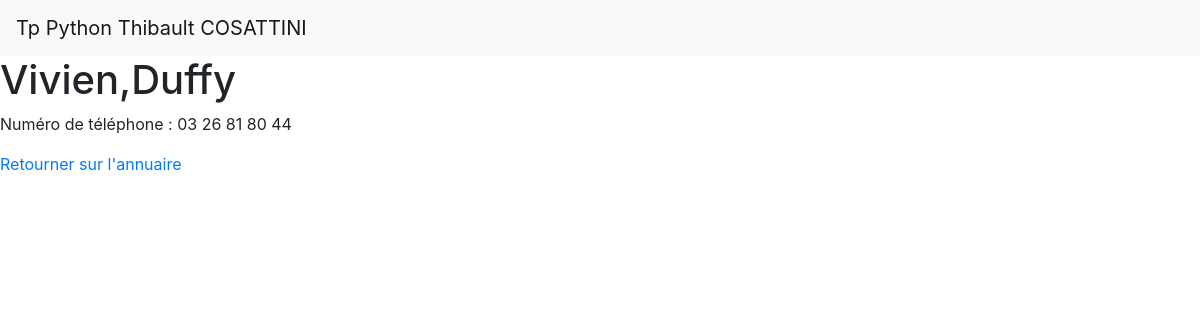
The page /annuaire/contact?prenom=Duffy&nom=Vivien on the database its author committed.
### annuaire/models.py (models this page shows)
class Contact (models.Model):
   nom = models.CharField(max_length=50, blank=False, null=False)
   prenom = models.CharField(max_length=50, blank=True, null=True)
   telephone = models.CharField(max_length=15, blank=False, null=False)
   entreprise = models.BooleanField( blank=False, null=False, default=False)

### annuaire/views.py (the view)
# urls.py: path('/contact', views.contact, name='annuaireContact')
def contact (request):
  nom = request.GET.get('nom')
  prenom = request.GET.get('prenom')
  return render (request, "annuaire/contact.html", {"contact": findContact(contactsDb, nom,prenom)})

### annuaire/views.py (called while the page is built)
def findContact (contacts, nom,prenom):
  for contact in contacts:
      if isinstance(contact,Contact):
        if contact.nom == nom and contact.prenom == prenom :
          return contact
      elif isinstance(contact,dict):
        if contact["nom"] == nom and contact["prenom"] == prenom :
          return contact

### annuaire/templates/annuaire/contact.html (shortened to what this page needs)
{% include "accueil/navbar.html" %}
<!DOCTYPE html>
<html lang="en">
  <head>
  </head>
  <body>
    <detailparticulier>
      <h1>{{contact.nom}},{{contact.prenom}}</h1>
      <p>Numéro de téléphone : {{contact.telephone}}</p>
    </detailparticulier>
    {% if contact.entreprise == 1 %}
    <a href="/annuaire/entreprise"> Retourner sur l'annuaire </a>
    {% else %}
    <a href="/annuaire/particulier"> Retourner sur l'annuaire </a>
    {% endif %}
  </body>
</html>

### rows shown on the page
Contact: nom "Vivien", prenom "Duffy", telephone "03 26 81 80 44"
